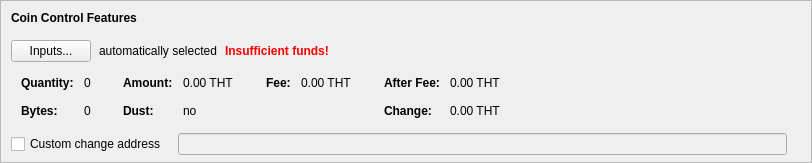
    <widget class="QFrame" name="frameCoinControl">
     <property name="sizePolicy">
      <sizepolicy hsizetype="Expanding" vsizetype="Expanding">
       <horstretch>0</horstretch>
       <verstretch>0</verstretch>
      </sizepolicy>
     </property>
     <property name="maximumSize">
      <size>
       <width>16777215</width>
       <height>16777215</height>
      </size>
     </property>
     <property name="frameShape">
      <enum>QFrame::StyledPanel</enum>
     </property>
     <property name="frameShadow">
      <enum>QFrame::Sunken</enum>
     </property>
     <layout class="QVBoxLayout" name="verticalLayoutCoinControl2">
      <property name="spacing">
       <number>0</number>
      </property>
      <property name="leftMargin">
       <number>0</number>
      </property>
      <property name="topMargin">
       <number>0</number>
      </property>
      <property name="rightMargin">
       <number>0</number>
      </property>
      <property name="bottomMargin">
       <number>6</number>
      </property>
      <item>
       <layout class="QVBoxLayout" name="verticalLayoutCoinControl" stretch="0,0,0,0,1">
        <property name="spacing">
         <number>0</number>
        </property>
        <property name="leftMargin">
         <number>10</number>
        </property>
        <property name="topMargin">
         <number>10</number>
        </property>
        <item>
         <layout class="QHBoxLayout" name="horizontalLayoutCoinControl1">
          <property name="bottomMargin">
           <number>15</number>
          </property>
          <item>
           <widget class="QLabel" name="labelCoinControlFeatures">
            <property name="sizePolicy">
             <sizepolicy hsizetype="Preferred" vsizetype="Maximum">
              <horstretch>0</horstretch>
              <verstretch>0</verstretch>
             </sizepolicy>
            </property>
            <property name="font">
             <font>
              <weight>75</weight>
              <bold>true</bold>
             </font>
            </property>
            <property name="styleSheet">
             <string notr="true">font-weight:bold;</string>
            </property>
            <property name="text">
             <string>Coin Control Features</string>
            </property>
           </widget>
          </item>
         </layout>
        </item>
        <item>
         <layout class="QHBoxLayout" name="horizontalLayoutCoinControl2" stretch="0,0,0,0">
          <property name="spacing">
           <number>8</number>
          </property>
          <property name="bottomMargin">
           <number>10</number>
          </property>
          <item>
           <widget class="QPushButton" name="pushButtonCoinControl">
            <property name="styleSheet">
             <string notr="true"/>
            </property>
            <property name="text">
             <string>Inputs...</string>
            </property>
            <property name="autoDefault">
             <bool>false</bool>
            </property>
           </widget>
          </item>
          <item>
           <widget class="QLabel" name="labelCoinControlAutomaticallySelected">
            <property name="text">
             <string>automatically selected</string>
            </property>
            <property name="margin">
             <number>5</number>
            </property>
           </widget>
          </item>
          <item>
           <widget class="QLabel" name="labelCoinControlInsuffFunds">
            <property name="font">
             <font>
              <weight>75</weight>
              <bold>true</bold>
             </font>
            </property>
            <property name="styleSheet">
             <string notr="true">color:red;font-weight:bold;</string>
            </property>
            <property name="text">
             <string>Insufficient funds!</string>
            </property>
            <property name="margin">
             <number>5</number>
            </property>
           </widget>
          </item>
          <item>
           <spacer name="horizontalSpacerCoinControl">
            <property name="orientation">
             <enum>Qt::Horizontal</enum>
            </property>
            <property name="sizeHint" stdset="0">
             <size>
              <width>40</width>
              <height>1</height>
             </size>
            </property>
           </spacer>
          </item>
         </layout>
        </item>
        <item>
         <widget class="QWidget" name="widgetCoinControl" native="true">
          <property name="sizePolicy">
           <sizepolicy hsizetype="Preferred" vsizetype="Preferred">
            <horstretch>0</horstretch>
            <verstretch>0</verstretch>
           </sizepolicy>
          </property>
          <property name="minimumSize">
           <size>
            <width>0</width>
            <height>0</height>
           </size>
          </property>
          <property name="styleSheet">
           <string notr="true"/>
          </property>
          <layout class="QHBoxLayout" name="horizontalLayoutCoinControl5">
           <property name="leftMargin">
            <number>0</number>
           </property>
           <property name="topMargin">
            <number>0</number>
           </property>
           <property name="rightMargin">
            <number>0</number>
           </property>
           <property name="bottomMargin">
            <number>0</number>
           </property>
           <item>
            <layout class="QHBoxLayout" name="horizontalLayoutCoinControl3" stretch="0,0,0,1">
             <property name="spacing">
              <number>20</number>
             </property>
             <property name="topMargin">
              <number>0</number>
             </property>
             <property name="bottomMargin">
              <number>10</number>
             </property>
             <item>
              <layout class="QFormLayout" name="formLayoutCoinControl1">
               <property name="horizontalSpacing">
                <number>10</number>
               </property>
               <property name="verticalSpacing">
                <number>14</number>
               </property>
               <property name="leftMargin">
                <number>10</number>
               </property>
               <property name="topMargin">
                <number>4</number>
               </property>
               <property name="rightMargin">
                <number>6</number>
               </property>
               <item row="0" column="0">
                <widget class="QLabel" name="labelCoinControlQuantityText">
                 <property name="font">
                  <font>
                   <weight>75</weight>
                   <bold>true</bold>
                  </font>
                 </property>
                 <property name="text">
                  <string>Quantity:</string>
                 </property>
                 <property name="margin">
                  <number>0</number>
                 </property>
                </widget>
               </item>
               <item row="0" column="1">
                <widget class="QLabel" name="labelCoinControlQuantity">
                 <property name="cursor">
                  <cursorShape>IBeamCursor</cursorShape>
                 </property>
                 <property name="contextMenuPolicy">
                  <enum>Qt::ActionsContextMenu</enum>
                 </property>
                 <property name="text">
                  <string notr="true">0</string>
                 </property>
                 <property name="margin">
                  <number>0</number>
                 </property>
                 <property name="textInteractionFlags">
                  <set>Qt::LinksAccessibleByMouse|Qt::TextSelectableByKeyboard|Qt::TextSelectableByMouse</set>
                 </property>
                </widget>
               </item>
               <item row="1" column="0">
                <widget class="QLabel" name="labelCoinControlBytesText">
                 <property name="font">
                  <font>
                   <weight>75</weight>
                   <bold>true</bold>
                  </font>
                 </property>
                 <property name="text">
                  <string>Bytes:</string>
                 </property>
                </widget>
               </item>
               <item row="1" column="1">
                <widget class="QLabel" name="labelCoinControlBytes">
                 <property name="cursor">
                  <cursorShape>IBeamCursor</cursorShape>
                 </property>
                 <property name="contextMenuPolicy">
                  <enum>Qt::ActionsContextMenu</enum>
                 </property>
                 <property name="text">
                  <string notr="true">0</string>
                 </property>
                 <property name="textInteractionFlags">
                  <set>Qt::LinksAccessibleByMouse|Qt::TextSelectableByKeyboard|Qt::TextSelectableByMouse</set>
                 </property>
                </widget>
               </item>
              </layout>
             </item>
             <item>
              <layout class="QFormLayout" name="formLayoutCoinControl2">
               <property name="horizontalSpacing">
                <number>10</number>
               </property>
               <property name="verticalSpacing">
                <number>14</number>
               </property>
               <property name="leftMargin">
                <number>6</number>
               </property>
               <property name="topMargin">
                <number>4</number>
               </property>
               <property name="rightMargin">
                <number>6</number>
               </property>
               <item row="0" column="0">
                <widget class="QLabel" name="labelCoinControlAmountText">
                 <property name="font">
                  <font>
                   <weight>75</weight>
                   <bold>true</bold>
                  </font>
                 </property>
                 <property name="text">
                  <string>Amount:</string>
                 </property>
                 <property name="margin">
                  <number>0</number>
                 </property>
                </widget>
               </item>
               <item row="0" column="1">
                <widget class="QLabel" name="labelCoinControlAmount">
                 <property name="cursor">
                  <cursorShape>IBeamCursor</cursorShape>
                 </property>
                 <property name="contextMenuPolicy">
                  <enum>Qt::ActionsContextMenu</enum>
                 </property>
                 <property name="text">
                  <string notr="true">0.00 THT</string>
                 </property>
                 <property name="textInteractionFlags">
                  <set>Qt::LinksAccessibleByMouse|Qt::TextSelectableByKeyboard|Qt::TextSelectableByMouse</set>
                 </property>
                </widget>
               </item>
               <item row="1" column="0">
                <widget class="QLabel" name="labelCoinControlLowOutputText">
                 <property name="font">
                  <font>
                   <weight>75</weight>
                   <bold>true</bold>
                  </font>
                 </property>
                 <property name="text">
                  <string>Dust:</string>
                 </property>
                </widget>
               </item>
               <item row="1" column="1">
                <widget class="QLabel" name="labelCoinControlLowOutput">
                 <property name="cursor">
                  <cursorShape>IBeamCursor</cursorShape>
                 </property>
                 <property name="contextMenuPolicy">
                  <enum>Qt::ActionsContextMenu</enum>
                 </property>
                 <property name="text">
                  <string notr="true">no</string>
                 </property>
                 <property name="textInteractionFlags">
                  <set>Qt::LinksAccessibleByMouse|Qt::TextSelectableByKeyboard|Qt::TextSelectableByMouse</set>
                 </property>
                </widget>
               </item>
              </layout>
             </item>
             <item>
              <layout class="QFormLayout" name="formLayoutCoinControl3">
               <property name="horizontalSpacing">
                <number>10</number>
               </property>
               <property name="verticalSpacing">
                <number>14</number>
               </property>
               <property name="leftMargin">
                <number>6</number>
               </property>
               <property name="topMargin">
                <number>4</number>
               </property>
               <property name="rightMargin">
                <number>6</number>
               </property>
               <item row="0" column="0">
                <widget class="QLabel" name="labelCoinControlFeeText">
                 <property name="font">
                  <font>
                   <weight>75</weight>
                   <bold>true</bold>
                  </font>
                 </property>
                 <property name="text">
                  <string>Fee:</string>
                 </property>
                 <property name="margin">
                  <number>0</number>
                 </property>
                </widget>
               </item>
               <item row="0" column="1">
                <widget class="QLabel" name="labelCoinControlFee">
                 <property name="cursor">
                  <cursorShape>IBeamCursor</cursorShape>
                 </property>
                 <property name="contextMenuPolicy">
                  <enum>Qt::ActionsContextMenu</enum>
                 </property>
                 <property name="text">
                  <string notr="true">0.00 THT</string>
                 </property>
                 <property name="textInteractionFlags">
                  <set>Qt::LinksAccessibleByMouse|Qt::TextSelectableByKeyboard|Qt::TextSelectableByMouse</set>
                 </property>
                </widget>
               </item>
              </layout>
             </item>
             <item>
              <layout class="QFormLayout" name="formLayoutCoinControl4">
               <property name="horizontalSpacing">
                <number>10</number>
               </property>
               <property name="verticalSpacing">
                <number>14</number>
               </property>
               <property name="leftMargin">
                <number>6</number>
               </property>
               <property name="topMargin">
                <number>4</number>
               </property>
               <property name="rightMargin">
                <number>6</number>
               </property>
               <item row="0" column="0">
                <widget class="QLabel" name="labelCoinControlAfterFeeText">
                 <property name="font">
                  <font>
                   <weight>75</weight>
                   <bold>true</bold>
                  </font>
                 </property>
                 <property name="text">
                  <string>After Fee:</string>
                 </property>
                 <property name="margin">
                  <number>0</number>
                 </property>
                </widget>
               </item>
               <item row="0" column="1">
                <widget class="QLabel" name="labelCoinControlAfterFee">
                 <property name="cursor">
                  <cursorShape>IBeamCursor</cursorShape>
                 </property>
                 <property name="contextMenuPolicy">
                  <enum>Qt::ActionsContextMenu</enum>
                 </property>
                 <property name="text">
                  <string notr="true">0.00 THT</string>
                 </property>
                 <property name="textInteractionFlags">
                  <set>Qt::LinksAccessibleByMouse|Qt::TextSelectableByKeyboard|Qt::TextSelectableByMouse</set>
                 </property>
                </widget>
               </item>
               <item row="1" column="0">
                <widget class="QLabel" name="labelCoinControlChangeText">
                 <property name="font">
                  <font>
                   <weight>75</weight>
                   <bold>true</bold>
                  </font>
                 </property>
                 <property name="text">
                  <string>Change:</string>
                 </property>
                </widget>
               </item>
               <item row="1" column="1">
                <widget class="QLabel" name="labelCoinControlChange">
                 <property name="cursor">
                  <cursorShape>IBeamCursor</cursorShape>
                 </property>
                 <property name="contextMenuPolicy">
                  <enum>Qt::ActionsContextMenu</enum>
                 </property>
                 <property name="text">
                  <string notr="true">0.00 THT</string>
                 </property>
                 <property name="textInteractionFlags">
                  <set>Qt::LinksAccessibleByMouse|Qt::TextSelectableByKeyboard|Qt::TextSelectableByMouse</set>
                 </property>
                </widget>
               </item>
              </layout>
             </item>
            </layout>
           </item>
          </layout>
         </widget>
        </item>
        <item>
         <layout class="QHBoxLayout" name="horizontalLayoutCoinControl4" stretch="0,0,0">
          <property name="spacing">
           <number>12</number>
          </property>
          <property name="sizeConstraint">
           <enum>QLayout::SetDefaultConstraint</enum>
          </property>
          <property name="topMargin">
           <number>5</number>
          </property>
          <property name="rightMargin">
           <number>5</number>
          </property>
          <item>
           <widget class="QCheckBox" name="checkBoxCoinControlChange">
            <property name="toolTip">
             <string>If this is activated, but the change address is empty or invalid, change will be sent to a newly generated address.</string>
            </property>
            <property name="text">
             <string>Custom change address</string>
            </property>
           </widget>
          </item>
          <item>
           <widget class="QValidatedLineEdit" name="lineEditCoinControlChange">
            <property name="enabled">
             <bool>false</bool>
            </property>
            <property name="sizePolicy">
             <sizepolicy hsizetype="Expanding" vsizetype="Fixed">
              <horstretch>0</horstretch>
              <verstretch>0</verstretch>
             </sizepolicy>
            </property>
           </widget>
          </item>
          <item>
           <widget class="QLabel" name="labelCoinControlChangeLabel">
            <property name="sizePolicy">
             <sizepolicy hsizetype="Preferred" vsizetype="Expanding">
              <horstretch>0</horstretch>
              <verstretch>0</verstretch>
             </sizepolicy>
            </property>
            <property name="minimumSize">
             <size>
              <width>0</width>
              <height>0</height>
             </size>
            </property>
            <property name="text">
             <string/>
            </property>
            <property name="margin">
             <number>3</number>
            </property>
           </widget>
          </item>
         </layout>
        </item>
        <item>
         <spacer name="verticalSpacerCoinControl">
          <property name="orientation">
           <enum>Qt::Vertical</enum>
          </property>
          <property name="sizeHint" stdset="0">
           <size>
            <width>800</width>
            <height>1</height>
           </size>
          </property>
         </spacer>
        </item>
       </layout>
      </item>
     </layout>
    </widget>
